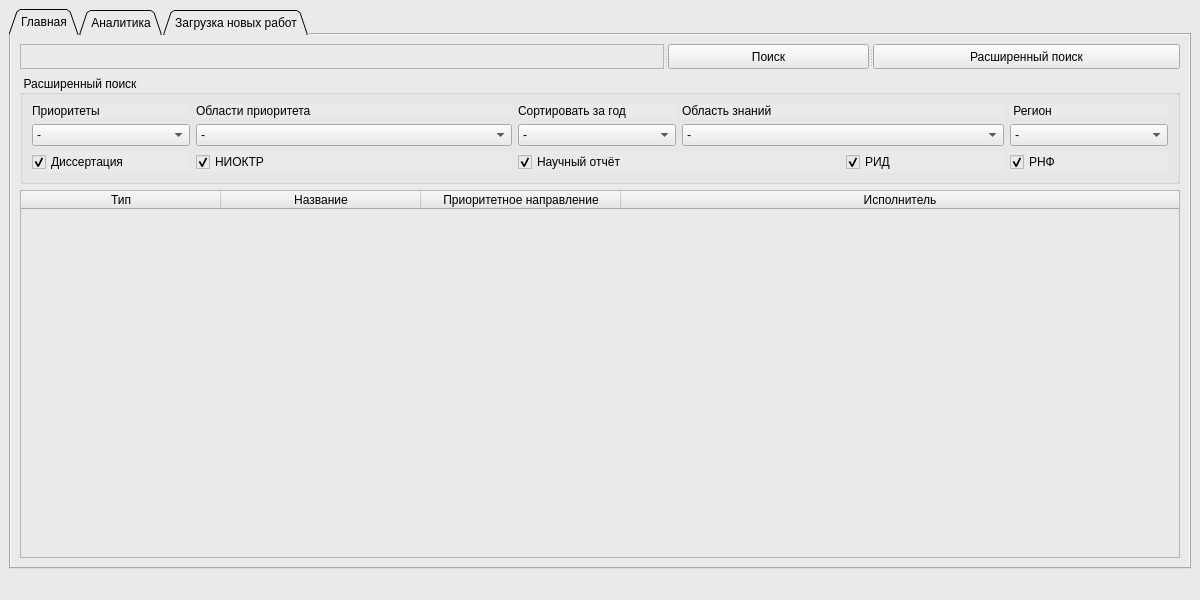
<?xml version="1.0" encoding="UTF-8"?>
<ui version="4.0">
 <class>MainWindow</class>
 <widget class="QMainWindow" name="MainWindow">
  <property name="geometry">
   <rect>
    <x>0</x>
    <y>0</y>
    <width>1200</width>
    <height>600</height>
   </rect>
  </property>
  <property name="sizePolicy">
   <sizepolicy hsizetype="Preferred" vsizetype="Preferred">
    <horstretch>0</horstretch>
    <verstretch>0</verstretch>
   </sizepolicy>
  </property>
  <property name="minimumSize">
   <size>
    <width>1200</width>
    <height>0</height>
   </size>
  </property>
  <property name="windowTitle">
   <string>САД</string>
  </property>
  <property name="styleSheet">
   <string notr="true">background-color: rgb(234, 234, 234);</string>
  </property>
  <widget class="QWidget" name="centralwidget">
   <layout class="QGridLayout" name="gridLayout_5">
    <item row="0" column="0">
     <widget class="QTabWidget" name="tabWidget">
      <property name="minimumSize">
       <size>
        <width>782</width>
        <height>541</height>
       </size>
      </property>
      <property name="contextMenuPolicy">
       <enum>Qt::DefaultContextMenu</enum>
      </property>
      <property name="tabShape">
       <enum>QTabWidget::Triangular</enum>
      </property>
      <property name="currentIndex">
       <number>0</number>
      </property>
      <property name="elideMode">
       <enum>Qt::ElideNone</enum>
      </property>
      <property name="tabsClosable">
       <bool>false</bool>
      </property>
      <property name="tabBarAutoHide">
       <bool>false</bool>
      </property>
      <widget class="QWidget" name="find_works_tab">
       <property name="sizePolicy">
        <sizepolicy hsizetype="Preferred" vsizetype="Expanding">
         <horstretch>0</horstretch>
         <verstretch>0</verstretch>
        </sizepolicy>
       </property>
       <attribute name="title">
        <string>Главная</string>
       </attribute>
       <layout class="QVBoxLayout" name="verticalLayout">
        <item>
         <widget class="QSplitter" name="splitter">
          <property name="orientation">
           <enum>Qt::Horizontal</enum>
          </property>
          <widget class="QTextEdit" name="search_text">
           <property name="sizePolicy">
            <sizepolicy hsizetype="Expanding" vsizetype="Preferred">
             <horstretch>0</horstretch>
             <verstretch>0</verstretch>
            </sizepolicy>
           </property>
           <property name="maximumSize">
            <size>
             <width>16777215</width>
             <height>25</height>
            </size>
           </property>
          </widget>
          <widget class="QPushButton" name="searchButton">
           <property name="sizePolicy">
            <sizepolicy hsizetype="Minimum" vsizetype="Preferred">
             <horstretch>0</horstretch>
             <verstretch>0</verstretch>
            </sizepolicy>
           </property>
           <property name="maximumSize">
            <size>
             <width>16777215</width>
             <height>25</height>
            </size>
           </property>
           <property name="text">
            <string>Поиск</string>
           </property>
          </widget>
          <widget class="QPushButton" name="fullSearchButton">
           <property name="sizePolicy">
            <sizepolicy hsizetype="Minimum" vsizetype="Preferred">
             <horstretch>0</horstretch>
             <verstretch>0</verstretch>
            </sizepolicy>
           </property>
           <property name="maximumSize">
            <size>
             <width>16777215</width>
             <height>25</height>
            </size>
           </property>
           <property name="text">
            <string>Расширенный поиск</string>
           </property>
          </widget>
         </widget>
        </item>
        <item>
         <widget class="QGroupBox" name="groupBox">
          <property name="minimumSize">
           <size>
            <width>751</width>
            <height>0</height>
           </size>
          </property>
          <property name="title">
           <string>Расширенный поиск</string>
          </property>
          <layout class="QHBoxLayout" name="horizontalLayout">
           <item>
            <layout class="QGridLayout" name="gridLayout_3">
             <item row="2" column="3" colspan="2">
              <widget class="QCheckBox" name="ikrbses_check">
               <property name="text">
                <string>Научный отчёт</string>
               </property>
               <property name="checked">
                <bool>true</bool>
               </property>
              </widget>
             </item>
             <item row="1" column="1" colspan="2">
              <widget class="QComboBox" name="priority_sub_combo">
               <item>
                <property name="text">
                 <string>-</string>
                </property>
               </item>
              </widget>
             </item>
             <item row="0" column="4" colspan="2">
              <widget class="QLabel" name="label_3">
               <property name="text">
                <string>Область знаний</string>
               </property>
              </widget>
             </item>
             <item row="0" column="6">
              <widget class="QLabel" name="label_4">
               <property name="text">
                <string> Регион</string>
               </property>
              </widget>
             </item>
             <item row="1" column="3">
              <widget class="QComboBox" name="year_combo">
               <item>
                <property name="text">
                 <string>-</string>
                </property>
               </item>
               <item>
                <property name="text">
                 <string>2022</string>
                </property>
               </item>
               <item>
                <property name="text">
                 <string>2021</string>
                </property>
               </item>
               <item>
                <property name="text">
                 <string>2020</string>
                </property>
               </item>
               <item>
                <property name="text">
                 <string>2019</string>
                </property>
               </item>
               <item>
                <property name="text">
                 <string>2018</string>
                </property>
               </item>
               <item>
                <property name="text">
                 <string>2017</string>
                </property>
               </item>
               <item>
                <property name="text">
                 <string>2016</string>
                </property>
               </item>
               <item>
                <property name="text">
                 <string>2015</string>
                </property>
               </item>
               <item>
                <property name="text">
                 <string>2014</string>
                </property>
               </item>
               <item>
                <property name="text">
                 <string>2013</string>
                </property>
               </item>
               <item>
                <property name="text">
                 <string>2012</string>
                </property>
               </item>
               <item>
                <property name="text">
                 <string>2011</string>
                </property>
               </item>
              </widget>
             </item>
             <item row="2" column="0">
              <widget class="QCheckBox" name="dissertation_check">
               <property name="text">
                <string>Диссертация</string>
               </property>
               <property name="checked">
                <bool>true</bool>
               </property>
              </widget>
             </item>
             <item row="2" column="6">
              <widget class="QCheckBox" name="rnf_check">
               <property name="text">
                <string>РНФ</string>
               </property>
               <property name="checked">
                <bool>true</bool>
               </property>
               <property name="tristate">
                <bool>false</bool>
               </property>
              </widget>
             </item>
             <item row="1" column="4" colspan="2">
              <widget class="QComboBox" name="rubrics_combo">
               <item>
                <property name="text">
                 <string>-</string>
                </property>
               </item>
              </widget>
             </item>
             <item row="1" column="0">
              <widget class="QComboBox" name="priority_combo">
               <item>
                <property name="text">
                 <string>-</string>
                </property>
               </item>
              </widget>
             </item>
             <item row="1" column="6">
              <widget class="QComboBox" name="region_combo">
               <item>
                <property name="text">
                 <string>-</string>
                </property>
               </item>
              </widget>
             </item>
             <item row="2" column="1" colspan="2">
              <widget class="QCheckBox" name="nioktr_check">
               <property name="text">
                <string>НИОКТР</string>
               </property>
               <property name="checked">
                <bool>true</bool>
               </property>
              </widget>
             </item>
             <item row="2" column="5">
              <widget class="QCheckBox" name="rid_check">
               <property name="text">
                <string>РИД</string>
               </property>
               <property name="checked">
                <bool>true</bool>
               </property>
              </widget>
             </item>
             <item row="0" column="0">
              <widget class="QLabel" name="label">
               <property name="text">
                <string>Приоритеты</string>
               </property>
              </widget>
             </item>
             <item row="0" column="1" colspan="2">
              <widget class="QLabel" name="label_5">
               <property name="text">
                <string>Области приоритета</string>
               </property>
              </widget>
             </item>
             <item row="0" column="3">
              <widget class="QLabel" name="label_2">
               <property name="text">
                <string>Сортировать за год</string>
               </property>
              </widget>
             </item>
            </layout>
           </item>
          </layout>
         </widget>
        </item>
        <item>
         <widget class="QTableWidget" name="allWorkTable">
          <property name="sizePolicy">
           <sizepolicy hsizetype="Expanding" vsizetype="Expanding">
            <horstretch>0</horstretch>
            <verstretch>0</verstretch>
           </sizepolicy>
          </property>
          <property name="minimumSize">
           <size>
            <width>751</width>
            <height>351</height>
           </size>
          </property>
          <property name="lineWidth">
           <number>2</number>
          </property>
          <attribute name="horizontalHeaderCascadingSectionResizes">
           <bool>false</bool>
          </attribute>
          <attribute name="horizontalHeaderMinimumSectionSize">
           <number>100</number>
          </attribute>
          <attribute name="horizontalHeaderDefaultSectionSize">
           <number>200</number>
          </attribute>
          <attribute name="horizontalHeaderStretchLastSection">
           <bool>true</bool>
          </attribute>
          <attribute name="verticalHeaderCascadingSectionResizes">
           <bool>true</bool>
          </attribute>
          <column>
           <property name="text">
            <string>Тип</string>
           </property>
          </column>
          <column>
           <property name="text">
            <string>Название</string>
           </property>
          </column>
          <column>
           <property name="text">
            <string>Приоритетное направление</string>
           </property>
          </column>
          <column>
           <property name="text">
            <string>Исполнитель</string>
           </property>
          </column>
         </widget>
        </item>
       </layout>
      </widget>
      <widget class="QWidget" name="main_tab">
       <property name="sizePolicy">
        <sizepolicy hsizetype="Preferred" vsizetype="Preferred">
         <horstretch>0</horstretch>
         <verstretch>0</verstretch>
        </sizepolicy>
       </property>
       <attribute name="title">
        <string>Аналитика</string>
       </attribute>
       <layout class="QGridLayout" name="gridLayout_2">
        <item row="0" column="2">
         <widget class="QRadioButton" name="radioButton">
          <property name="text">
           <string>ГОД</string>
          </property>
          <property name="checked">
           <bool>true</bool>
          </property>
          <attribute name="buttonGroup">
           <string notr="true">visualButtonGroup</string>
          </attribute>
         </widget>
        </item>
        <item row="1" column="0" colspan="3">
         <layout class="QGridLayout" name="gridLayout"/>
        </item>
        <item row="0" column="1">
         <widget class="QRadioButton" name="radioButton_2">
          <property name="text">
           <string>Месяц</string>
          </property>
          <property name="checked">
           <bool>false</bool>
          </property>
          <attribute name="buttonGroup">
           <string notr="true">visualButtonGroup</string>
          </attribute>
         </widget>
        </item>
        <item row="0" column="0">
         <widget class="QLabel" name="label_6">
          <property name="text">
           <string>Графическое предстваление</string>
          </property>
         </widget>
        </item>
       </layout>
      </widget>
      <widget class="QWidget" name="download_tab">
       <attribute name="title">
        <string>Загрузка новых работ</string>
       </attribute>
       <layout class="QGridLayout" name="gridLayout_7">
        <item row="3" column="0">
         <widget class="QProgressBar" name="progressBar">
          <property name="value">
           <number>24</number>
          </property>
         </widget>
        </item>
        <item row="1" column="0">
         <layout class="QGridLayout" name="gridLayout_6">
          <item row="2" column="0">
           <spacer name="horizontalSpacer_2">
            <property name="orientation">
             <enum>Qt::Horizontal</enum>
            </property>
            <property name="sizeHint" stdset="0">
             <size>
              <width>40</width>
              <height>20</height>
             </size>
            </property>
           </spacer>
          </item>
          <item row="2" column="3">
           <widget class="QCheckBox" name="checkBox">
            <property name="text">
             <string>РНФ</string>
            </property>
           </widget>
          </item>
          <item row="4" column="4">
           <spacer name="verticalSpacer">
            <property name="orientation">
             <enum>Qt::Vertical</enum>
            </property>
            <property name="sizeHint" stdset="0">
             <size>
              <width>20</width>
              <height>40</height>
             </size>
            </property>
           </spacer>
          </item>
          <item row="2" column="2">
           <widget class="QCheckBox" name="checkBox_2">
            <property name="text">
             <string>ЕГИСУ НИОКТР</string>
            </property>
           </widget>
          </item>
          <item row="2" column="1">
           <widget class="QLabel" name="label_8">
            <property name="text">
             <string>Источники</string>
            </property>
           </widget>
          </item>
          <item row="2" column="4">
           <widget class="QPushButton" name="downloadButton">
            <property name="text">
             <string>Загрузить</string>
            </property>
           </widget>
          </item>
          <item row="2" column="5">
           <spacer name="horizontalSpacer">
            <property name="orientation">
             <enum>Qt::Horizontal</enum>
            </property>
            <property name="sizeHint" stdset="0">
             <size>
              <width>40</width>
              <height>20</height>
             </size>
            </property>
           </spacer>
          </item>
          <item row="3" column="0" rowspan="2" colspan="6">
           <widget class="QTextBrowser" name="dlOutTextBrowser"/>
          </item>
         </layout>
        </item>
        <item row="0" column="0">
         <widget class="QLabel" name="label_7">
          <property name="text">
           <string>Загрузка научных работ</string>
          </property>
         </widget>
        </item>
        <item row="2" column="0">
         <widget class="QLabel" name="label_9">
          <property name="text">
           <string>Оставшееся время загрузки ~ 5 минут</string>
          </property>
          <property name="alignment">
           <set>Qt::AlignCenter</set>
          </property>
         </widget>
        </item>
       </layout>
      </widget>
     </widget>
    </item>
   </layout>
  </widget>
  <widget class="QStatusBar" name="statusbar"/>
 </widget>
 <resources/>
 <connections/>
 <buttongroups>
  <buttongroup name="visualButtonGroup"/>
 </buttongroups>
</ui>
